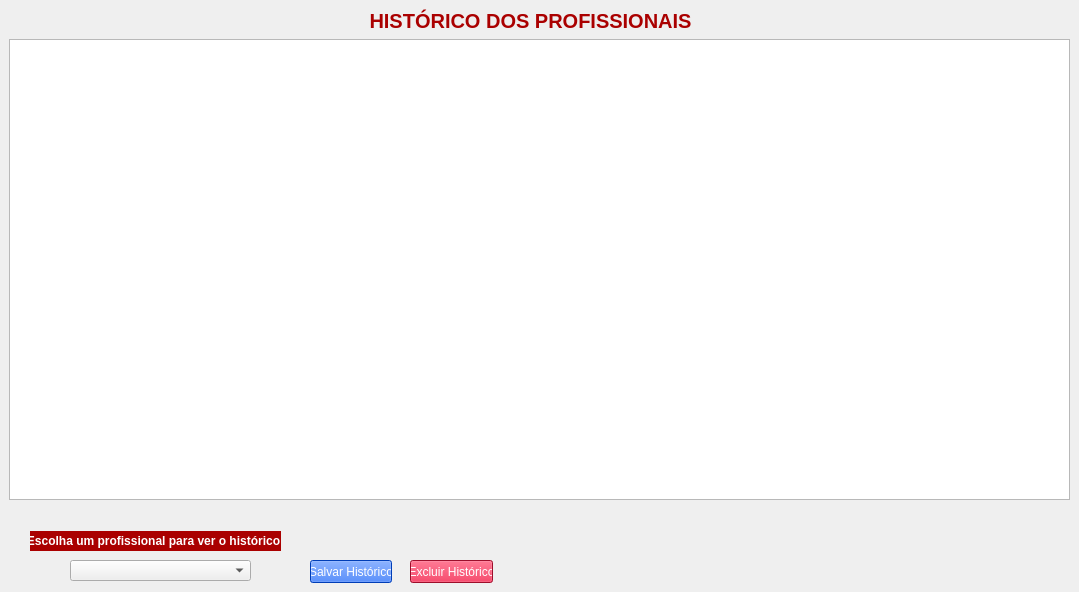
     <widget class="QWidget" name="aba_historico">
      <attribute name="title">
       <string>Histórico</string>
      </attribute>
      <widget class="QTableView" name="tableView_historico">
       <property name="geometry">
        <rect>
         <x>9</x>
         <y>39</y>
         <width>1061</width>
         <height>461</height>
        </rect>
       </property>
       <property name="sizePolicy">
        <sizepolicy hsizetype="Preferred" vsizetype="Preferred">
         <horstretch>0</horstretch>
         <verstretch>0</verstretch>
        </sizepolicy>
       </property>
       <property name="maximumSize">
        <size>
         <width>16777215</width>
         <height>16777200</height>
        </size>
       </property>
      </widget>
      <widget class="QLabel" name="label_selecionar">
       <property name="geometry">
        <rect>
         <x>30</x>
         <y>531</y>
         <width>251</width>
         <height>20</height>
        </rect>
       </property>
       <property name="sizePolicy">
        <sizepolicy hsizetype="Preferred" vsizetype="Preferred">
         <horstretch>0</horstretch>
         <verstretch>0</verstretch>
        </sizepolicy>
       </property>
       <property name="font">
        <font>
         <weight>75</weight>
         <bold>true</bold>
        </font>
       </property>
       <property name="styleSheet">
        <string notr="true">color: rgb(255, 255, 255);
background-color: rgb(170, 0, 0);</string>
       </property>
       <property name="text">
        <string>Escolha um profissional para ver o histórico:</string>
       </property>
       <property name="alignment">
        <set>Qt::AlignCenter</set>
       </property>
      </widget>
      <widget class="QComboBox" name="comboBox_profissionais">
       <property name="geometry">
        <rect>
         <x>70</x>
         <y>560</y>
         <width>181</width>
         <height>21</height>
        </rect>
       </property>
      </widget>
      <widget class="QPushButton" name="btn_salvar_historico">
       <property name="geometry">
        <rect>
         <x>310</x>
         <y>560</y>
         <width>82</width>
         <height>23</height>
        </rect>
       </property>
       <property name="sizePolicy">
        <sizepolicy hsizetype="Preferred" vsizetype="Preferred">
         <horstretch>0</horstretch>
         <verstretch>0</verstretch>
        </sizepolicy>
       </property>
       <property name="maximumSize">
        <size>
         <width>16777213</width>
         <height>16777215</height>
        </size>
       </property>
       <property name="cursor">
        <cursorShape>PointingHandCursor</cursorShape>
       </property>
       <property name="styleSheet">
        <string notr="true">color: rgb(255, 255, 255);
background-color: rgb(0, 85, 255);</string>
       </property>
       <property name="text">
        <string>Salvar Histórico</string>
       </property>
      </widget>
      <widget class="QPushButton" name="btn_excluir_historico">
       <property name="geometry">
        <rect>
         <x>410</x>
         <y>560</y>
         <width>83</width>
         <height>23</height>
        </rect>
       </property>
       <property name="cursor">
        <cursorShape>PointingHandCursor</cursorShape>
       </property>
       <property name="styleSheet">
        <string notr="true">color: rgb(255, 255, 255);
background-color: rgb(220, 20, 60);
</string>
       </property>
       <property name="text">
        <string>Excluir Histórico</string>
       </property>
      </widget>
      <widget class="QLabel" name="label_titulo_historico">
       <property name="geometry">
        <rect>
         <x>360</x>
         <y>9</y>
         <width>341</width>
         <height>24</height>
        </rect>
       </property>
       <property name="sizePolicy">
        <sizepolicy hsizetype="Preferred" vsizetype="Fixed">
         <horstretch>0</horstretch>
         <verstretch>0</verstretch>
        </sizepolicy>
       </property>
       <property name="font">
        <font>
         <family>MS Shell Dlg 2</family>
         <pointsize>15</pointsize>
         <weight>75</weight>
         <bold>true</bold>
        </font>
       </property>
       <property name="styleSheet">
        <string notr="true">color: rgb(170, 0, 0);</string>
       </property>
       <property name="text">
        <string>HISTÓRICO DOS PROFISSIONAIS</string>
       </property>
       <property name="alignment">
        <set>Qt::AlignCenter</set>
       </property>
      </widget>
     </widget>
